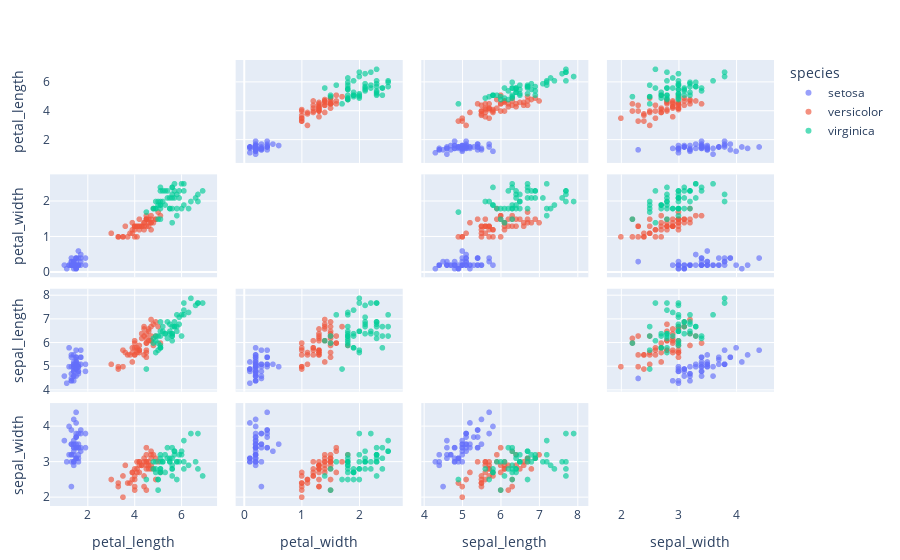

The cell this chart's notebook holds for it:
### Markdown cell above
## Visualizing high-dimensional data with a Scatter Plot Matrix
For datasets with more than 3 dimensions, it is convenient to use **PlotlyJS**'s `splom` trace.
Here the code is relatively short.
We pull the iris dataset with **PlotlyJS**'s `dataset` and plot with `splom`.

### Code cell
using PlotlyJS, DataFrames

function display_iris_splom()
    df = DataFrame(dataset("iris"))
    axes = [:petal_length, :petal_width, :sepal_length, :sepal_width]
    
    layout = Layout(font=attr(family="Courier New", size=14,color="Black"))
    Plot(df; dimensions=axes, color=:species, kind="splom", opacity=0.65, layout=layout)
end

display_iris_splom()

### Figure 1 — Plotly figure (JSON) as saved in the notebook; plotly's stock layout.template omitted (floating-point values rounded to 4 significant figures)
{"data": [{"diagonal": {"visible": false}, "dimensions": [{"axis": {"matches": true}, "label": "petal_length", "values": [1.4, 1.4, 1.3, 1.5, 1.4, 1.7, 1.4, 1.5, 1.4, 1.5, 1.5, 1.6, 1.4, 1.1, 1.2, 1.5, 1.3, 1.4, 1.7, 1.5, 1.7, 1.5, 1, 1.7, 1.9, 1.6, 1.6, 1.5, 1.4, 1.6, 1.6, 1.5, 1.5, 1.4, 1.5, 1.2, 1.3, 1.5, 1.3, 1.5, 1.3, 1.3, 1.3, 1.6, 1.9, 1.4, 1.6, 1.4, 1.5, 1.4]}, {"axis": {"matches": true}, "label": "petal_width", "values": [0.2, 0.2, 0.2, 0.2, 0.2, 0.4, 0.3, 0.2, 0.2, 0.1, 0.2, 0.2, 0.1, 0.1, 0.2, 0.4, 0.4, 0.3, 0.3, 0.3, 0.2, 0.4, 0.2, 0.5, 0.2, 0.2, 0.4, 0.2, 0.2, 0.2, 0.2, 0.4, 0.1, 0.2, 0.1, 0.2, 0.2, 0.1, 0.2, 0.2, 0.3, 0.3, 0.2, 0.6, 0.4, 0.3, 0.2, 0.2, 0.2, 0.2]}, {"axis": {"matches": true}, "label": "sepal_length", "values": [5.1, 4.9, 4.7, 4.6, 5, 5.4, 4.6, 5, 4.4, 4.9, 5.4, 4.8, 4.8, 4.3, 5.8, 5.7, 5.4, 5.1, 5.7, 5.1, 5.4, 5.1, 4.6, 5.1, 4.8, 5, 5, 5.2, 5.2, 4.7, 4.8, 5.4, 5.2, 5.5, 4.9, 5, 5.5, 4.9, 4.4, 5.1, 5, 4.5, 4.4, 5, 5.1, 4.8, 5.1, 4.6, 5.3, 5]}, {"axis": {"matches": true}, "label": "sepal_width", "values": [3.5, 3, 3.2, 3.1, 3.6, 3.9, 3.4, 3.4, 2.9, 3.1, 3.7, 3.4, 3, 3, 4, 4.4, 3.9, 3.5, 3.8, 3.8, 3.4, 3.7, 3.6, 3.3, 3.4, 3, 3.4, 3.5, 3.4, 3.2, 3.1, 3.4, 4.1, 4.2, 3.1, 3.2, 3.5, 3.1, 3, 3.4, 3.5, 2.3, 3.2, 3.5, 3.8, 3, 3.8, 3.2, 3.7, 3.3]}], "layout": {"font": {"color": "Black", "family": "Courier New", "size": 14}, "margin": {"b": 50, "l": 50, "r": 50, "t": 60}, "template": {"data": {"bar": [{"error_x": {"color": "#2a3f5f"}, "error_y": {"color": "#2a3f5f"}, "marker": {"line": {"color": "#E5ECF6", "width": 0.5}}, "type": "bar"}], "barpolar": [{"marker": {"line": {"color": "#E5ECF6", "width": 0.5}}, "type": "barpolar"}], "carpet": [{"aaxis": {"endlinecolor": "#2a3f5f", "gridcolor": "white", "linecolor": "white", "minorgridcolor": "white", "startlinecolor": "#2a3f5f"}, "baxis": {"endlinecolor": "#2a3f5f", "gridcolor": "white", "linecolor": "white", "minorgridcolor": "white", "startlinecolor": "#2a3f5f"}, "type": "carpet"}], "choropleth": [{"colorbar": {"outlinewidth": 0, "ticks": ""}, "type": "choropleth"}], "contour": [{"colorbar": {"outlinewidth": 0, "ticks": ""}, "colorscale": [[0, "#0d0887"], [0.1111, "#46039f"], [0.2222, "#7201a8"], [0.3333, "#9c179e"], [0.4444, "#bd3786"], [0.5556, "#d8576b"], [0.6667, "#ed7953"], [0.7778, "#fb9f3a"], [0.8889, "#fdca26"], [1, "#f0f921"]], "type": "contour"}], "contourcarpet": [{"colorbar": {"outlinewidth": 0, "ticks": ""}, "type": "contourcarpet"}], "heatmap": [{"colorbar": {"outlinewidth": 0, "ticks": ""}, "colorscale": [[0, "#0d0887"], [0.1111, "#46039f"], [0.2222, "#7201a8"], [0.3333, "#9c179e"], [0.4444, "#bd3786"], [0.5556, "#d8576b"], [0.6667, "#ed7953"], [0.7778, "#fb9f3a"], [0.8889, "#fdca26"], [1, "#f0f921"]], "type": "heatmap"}], "heatmapgl": [{"colorbar": {"outlinewidth": 0, "ticks": ""}, "colorscale": [[0, "#0d0887"], [0.1111, "#46039f"], [0.2222, "#7201a8"], [0.3333, "#9c179e"], [0.4444, "#bd3786"], [0.5556, "#d8576b"], [0.6667, "#ed7953"], [0.7778, "#fb9f3a"], [0.8889, "#fdca26"], [1, "#f0f921"]], "type": "heatmapgl"}], "histogram": [{"marker": {"colorbar": {"outlinewidth": 0, "ticks": ""}}, "type": "histogram"}], "histogram2d": [{"colorbar": {"outlinewidth": 0, "ticks": ""}, "colorscale": [[0, "#0d0887"], [0.1111, "#46039f"], [0.2222, "#7201a8"], [0.3333, "#9c179e"], [0.4444, "#bd3786"], [0.5556, "#d8576b"], [0.6667, "#ed7953"], [0.7778, "#fb9f3a"], [0.8889, "#fdca26"], [1, "#f0f921"]], "type": "histogram2d"}], "histogram2dcontour": [{"colorbar": {"outlinewidth": 0, "ticks": ""}, "colorscale": [[0, "#0d0887"], [0.1111, "#46039f"], [0.2222, "#7201a8"], [0.3333, "#9c179e"], [0.4444, "#bd3786"], [0.5556, "#d8576b"], [0.6667, "#ed7953"], [0.7778, "#fb9f3a"], [0.8889, "#fdca26"], [1, "#f0f921"]], "type": "histogram2dcontour"}], "mesh3d": [{"colorbar": {"outlinewidth": 0, "ticks": ""}, "type": "mesh3d"}], "parcoords": [{"line": {"colorbar": {"outlinewidth": 0, "ticks": ""}}, "type": "parcoords"}], "pie": [{"automargin": true, "type": "pie"}], "scatter": [{"marker": {"colorbar": {"outlinewidth": 0, "ticks": ""}}, "type": "scatter"}], "scatter3d": [{"line": {"colorbar": {"outlinewidth": 0, "ticks": ""}}, "marker": {"colorbar": {"outlinewidth": 0, "ticks": ""}}, "type": "scatter3d"}], "scattercarpet": [{"marker": {"colorbar": {"outlinewidth": 0, "ticks": ""}}, "type": "scattercarpet"}], "scattergeo": [{"marker": {"colorbar": {"outlinewidth": 0, "ticks": ""}}, "type": "scattergeo"}], "scattergl": [{"marker": {"colorbar": {"outlinewidth": 0, "ticks": ""}}, "type": "scattergl"}], "scattermapbox": [{"marker": {"colorbar": {"outlinewidth": 0, "ticks": ""}}, "type": "scattermapbox"}], "scatterpolar": [{"marker": {"colorbar": {"outlinewidth": 0, "ticks": ""}}, "type": "scatterpolar"}], "scatterpolargl": [{"marker": {"colorbar": {"outlinewidth": 0, "ticks": ""}}, "type": "scatterpolargl"}], "scatterternary": [{"marker": {"colorbar": {"outlinewidth": 0, "ticks": ""}}, "type": "scatterternary"}], "surface": [{"colorbar": {"outlinewidth": 0, "ticks": ""}, "colorscale": [[0, "#0d0887"], [0.1111, "#46039f"], [0.2222, "#7201a8"], [0.3333, "#9c179e"], [0.4444, "#bd3786"], [0.5556, "#d8576b"], [0.6667, "#ed7953"], [0.7778, "#fb9f3a"], [0.8889, "#fdca26"], [1, "#f0f921"]], "type": "surface"}], "table": [{"cells": {"fill": {"color": "#EBF0F8"}, "line": {"color": "white"}}, "header": {"fill": {"color": "#C8D4E3"}, "line": {"color": "white"}}, "type": "table"}]}, "layout": {"annotationdefaults": {"arrowcolor": "#2a3f5f", "arrowhead": 0, "arrowwidth": 1}, "autotypenumbers": "strict", "coloraxis": {"colorbar": {"outlinewidth": 0, "ticks": ""}}, "colorscale": {"diverging": [[0, "#8e0152"], [0.1, "#c51b7d"], [0.2, "#de77ae"], [0.3, "#f1b6da"], [0.4, "#fde0ef"], [0.5, "#f7f7f7"], [0.6, "#e6f5d0"], [0.7, "#b8e186"], [0.8, "#7fbc41"], [0.9, "#4d9221"], [1, "#276419"]], "sequential": [[0, "#0d0887"], [0.1111, "#46039f"], [0.2222, "#7201a8"], [0.3333, "#9c179e"], [0.4444, "#bd3786"], [0.5556, "#d8576b"], [0.6667, "#ed7953"], [0.7778, "#fb9f3a"], [0.8889, "#fdca26"], [1, "#f0f921"]], "sequentialminus": [[0, "#0d0887"], [0.1111, "#46039f"], [0.2222, "#7201a8"], [0.3333, "#9c179e"], [0.4444, "#bd3786"], [0.5556, "#d8576b"], [0.6667, "#ed7953"], [0.7778, "#fb9f3a"], [0.8889, "#fdca26"], [1, "#f0f921"]]}, "colorway": ["#636efa", "#EF553B", "#00cc96", "#ab63fa", "#FFA15A", "#19d3f3", "#FF6692", "#B6E880", "#FF97FF", "#FECB52"], "font": {"color": "#2a3f5f"}, "geo": {"bgcolor": "white", "lakecolor": "white", "landcolor": "#E5ECF6", "showlakes": true, "showland": true, "subunitcolor": "white"}, "hoverlabel": {"align": "left"}, "hovermode": "closest", "mapbox": {"style": "light"}, "paper_bgcolor": "white", "plot_bgcolor": "#E5ECF6", "polar": {"angularaxis": {"gridcolor": "white", "linecolor": "white", "ticks": ""}, "bgcolor": "#E5ECF6", "radialaxis": {"gridcolor": "white", "linecolor": "white", "ticks": ""}}, "scene": {"xaxis": {"backgroundcolor": "#E5ECF6", "gridcolor": "white", "gridwidth": 2, "linecolor": "white", "showbackground": true, "ticks": "", "zerolinecolor": "white"}, "yaxis": {"backgroundcolor": "#E5ECF6", "gridcolor": "white", "gridwidth": 2, "linecolor": "white", "showbackground": true, "ticks": "", "zerolinecolor": "white"}, "zaxis": {"backgroundcolor": "#E5ECF6", "gridcolor": "white", "gridwidth": 2, "linecolor": "white", "showbackground": true, "ticks": "", "zerolinecolor": "white"}}, "shapedefaults": {"line": {"color": "#2a3f5f"}}, "ternary": {"aaxis": {"gridcolor": "white", "linecolor": "white", "ticks": ""}, "baxis": {"gridcolor": "white", "linecolor": "white", "ticks": ""}, "bgcolor": "#E5ECF6", "caxis": {"gridcolor": "white", "linecolor": "white", "ticks": ""}}, "title": {"x": 0.05}, "xaxis": {"automargin": true, "gridcolor": "white", "linecolor": "white", "ticks": "", "title": {"standoff": 15}, "zerolinecolor": "white", "zerolinewidth": 2}, "yaxis": {"automargin": true, "gridcolor": "white", "linecolor": "white", "ticks": "", "title": {"standoff": 15}, "zerolinecolor": "white", "zerolinewidth": 2}}}}, "legendgroup": "setosa", "marker": {"color": "#636efa"}, "name": "setosa", "opacity": 0.65, "showlegend": true, "type": "splom", "xaxis": "x", "yaxis": "y"}, {"diagonal": {"visible": false}, "dimensions": [{"axis": {"matches": true}, "label": "petal_length", "values": [4.7, 4.5, 4.9, 4, 4.6, 4.5, 4.7, 3.3, 4.6, 3.9, 3.5, 4.2, 4, 4.7, 3.6, 4.4, 4.5, 4.1, 4.5, 3.9, 4.8, 4, 4.9, 4.7, 4.3, 4.4, 4.8, 5, 4.5, 3.5, 3.8, 3.7, 3.9, 5.1, 4.5, 4.5, 4.7, 4.4, 4.1, 4, 4.4, 4.6, 4, 3.3, 4.2, 4.2, 4.2, 4.3, 3, 4.1]}, {"axis": {"matches": true}, "label": "petal_width", "values": [1.4, 1.5, 1.5, 1.3, 1.5, 1.3, 1.6, 1, 1.3, 1.4, 1, 1.5, 1, 1.4, 1.3, 1.4, 1.5, 1, 1.5, 1.1, 1.8, 1.3, 1.5, 1.2, 1.3, 1.4, 1.4, 1.7, 1.5, 1, 1.1, 1, 1.2, 1.6, 1.5, 1.6, 1.5, 1.3, 1.3, 1.3, 1.2, 1.4, 1.2, 1, 1.3, 1.2, 1.3, 1.3, 1.1, 1.3]}, {"axis": {"matches": true}, "label": "sepal_length", "values": [7, 6.4, 6.9, 5.5, 6.5, 5.7, 6.3, 4.9, 6.6, 5.2, 5, 5.9, 6, 6.1, 5.6, 6.7, 5.6, 5.8, 6.2, 5.6, 5.9, 6.1, 6.3, 6.1, 6.4, 6.6, 6.8, 6.7, 6, 5.7, 5.5, 5.5, 5.8, 6, 5.4, 6, 6.7, 6.3, 5.6, 5.5, 5.5, 6.1, 5.8, 5, 5.6, 5.7, 5.7, 6.2, 5.1, 5.7]}, {"axis": {"matches": true}, "label": "sepal_width", "values": [3.2, 3.2, 3.1, 2.3, 2.8, 2.8, 3.3, 2.4, 2.9, 2.7, 2, 3, 2.2, 2.9, 2.9, 3.1, 3, 2.7, 2.2, 2.5, 3.2, 2.8, 2.5, 2.8, 2.9, 3, 2.8, 3, 2.9, 2.6, 2.4, 2.4, 2.7, 2.7, 3, 3.4, 3.1, 2.3, 3, 2.5, 2.6, 3, 2.6, 2.3, 2.7, 3, 2.9, 2.9, 2.5, 2.8]}], "layout": {"font": {"color": "Black", "family": "Courier New", "size": 14}, "margin": {"b": 50, "l": 50, "r": 50, "t": 60}, "template": {"data": {"bar": [{"error_x": {"color": "#2a3f5f"}, "error_y": {"color": "#2a3f5f"}, "marker": {"line": {"color": "#E5ECF6", "width": 0.5}}, "type": "bar"}], "barpolar": [{"marker": {"line": {"color": "#E5ECF6", "width": 0.5}}, "type": "barpolar"}], "carpet": [{"aaxis": {"endlinecolor": "#2a3f5f", "gridcolor": "white", "linecolor": "white", "minorgridcolor": "white", "startlinecolor": "#2a3f5f"}, "baxis": {"endlinecolor": "#2a3f5f", "gridcolor": "white", "linecolor": "white", "minorgridcolor": "white", "startlinecolor": "#2a3f5f"}, "type": "carpet"}], "choropleth": [{"colorbar": {"outlinewidth": 0, "ticks": ""}, "type": "choropleth"}], "contour": [{"colorbar": {"outlinewidth": 0, "ticks": ""}, "colorscale": [[0, "#0d0887"], [0.1111, "#46039f"], [0.2222, "#7201a8"], [0.3333, "#9c179e"], [0.4444, "#bd3786"], [0.5556, "#d8576b"], [0.6667, "#ed7953"], [0.7778, "#fb9f3a"], [0.8889, "#fdca26"], [1, "#f0f921"]], "type": "contour"}], "contourcarpet": [{"colorbar": {"outlinewidth": 0, "ticks": ""}, "type": "contourcarpet"}], "heatmap": [{"colorbar": {"outlinewidth": 0, "ticks": ""}, "colorscale": [[0, "#0d0887"], [0.1111, "#46039f"], [0.2222, "#7201a8"], [0.3333, "#9c179e"], [0.4444, "#bd3786"], [0.5556, "#d8576b"], [0.6667, "#ed7953"], [0.7778, "#fb9f3a"], [0.8889, "#fdca26"], [1, "#f0f921"]], "type": "heatmap"}], "heatmapgl": [{"colorbar": {"outlinewidth": 0, "ticks": ""}, "colorscale": [[0, "#0d0887"], [0.1111, "#46039f"], [0.2222, "#7201a8"], [0.3333, "#9c179e"], [0.4444, "#bd3786"], [0.5556, "#d8576b"], [0.6667, "#ed7953"], [0.7778, "#fb9f3a"], [0.8889, "#fdca26"], [1, "#f0f921"]], "type": "heatmapgl"}], "histogram": [{"marker": {"colorbar": {"outlinewidth": 0, "ticks": ""}}, "type": "histogram"}], "histogram2d": [{"colorbar": {"outlinewidth": 0, "ticks": ""}, "colorscale": [[0, "#0d0887"], [0.1111, "#46039f"], [0.2222, "#7201a8"], [0.3333, "#9c179e"], [0.4444, "#bd3786"], [0.5556, "#d8576b"], [0.6667, "#ed7953"], [0.7778, "#fb9f3a"], [0.8889, "#fdca26"], [1, "#f0f921"]], "type": "histogram2d"}], "histogram2dcontour": [{"colorbar": {"outlinewidth": 0, "ticks": ""}, "colorscale": [[0, "#0d0887"], [0.1111, "#46039f"], [0.2222, "#7201a8"], [0.3333, "#9c179e"], [0.4444, "#bd3786"], [0.5556, "#d8576b"], [0.6667, "#ed7953"], [0.7778, "#fb9f3a"], [0.8889, "#fdca26"], [1, "#f0f921"]], "type": "histogram2dcontour"}], "mesh3d": [{"colorbar": {"outlinewidth": 0, "ticks": ""}, "type": "mesh3d"}], "parcoords": [{"line": {"colorbar": {"outlinewidth": 0, "ticks": ""}}, "type": "parcoords"}], "pie": [{"automargin": true, "type": "pie"}], "scatter": [{"marker": {"colorbar": {"outlinewidth": 0, "ticks": ""}}, "type": "scatter"}], "scatter3d": [{"line": {"colorbar": {"outlinewidth": 0, "ticks": ""}}, "marker": {"colorbar": {"outlinewidth": 0, "ticks": ""}}, "type": "scatter3d"}], "scattercarpet": [{"marker": {"colorbar": {"outlinewidth": 0, "ticks": ""}}, "type": "scattercarpet"}], "scattergeo": [{"marker": {"colorbar": {"outlinewidth": 0, "ticks": ""}}, "type": "scattergeo"}], "scattergl": [{"marker": {"colorbar": {"outlinewidth": 0, "ticks": ""}}, "type": "scattergl"}], "scattermapbox": [{"marker": {"colorbar": {"outlinewidth": 0, "ticks": ""}}, "type": "scattermapbox"}], "scatterpolar": [{"marker": {"colorbar": {"outlinewidth": 0, "ticks": ""}}, "type": "scatterpolar"}], "scatterpolargl": [{"marker": {"colorbar": {"outlinewidth": 0, "ticks": ""}}, "type": "scatterpolargl"}], "scatterternary": [{"marker": {"colorbar": {"outlinewidth": 0, "ticks": ""}}, "type": "scatterternary"}], "surface": [{"colorbar": {"outlinewidth": 0, "ticks": ""}, "colorscale": [[0, "#0d0887"], [0.1111, "#46039f"], [0.2222, "#7201a8"], [0.3333, "#9c179e"], [0.4444, "#bd3786"], [0.5556, "#d8576b"], [0.6667, "#ed7953"], [0.7778, "#fb9f3a"], [0.8889, "#fdca26"], [1, "#f0f921"]], "type": "surface"}], "table": [{"cells": {"fill": {"color": "#EBF0F8"}, "line": {"color": "white"}}, "header": {"fill": {"color": "#C8D4E3"}, "line": {"color": "white"}}, "type": "table"}]}, "layout": {"annotationdefaults": {"arrowcolor": "#2a3f5f", "arrowhead": 0, "arrowwidth": 1}, "autotypenumbers": "strict", "coloraxis": {"colorbar": {"outlinewidth": 0, "ticks": ""}}, "colorscale": {"diverging": [[0, "#8e0152"], [0.1, "#c51b7d"], [0.2, "#de77ae"], [0.3, "#f1b6da"], [0.4, "#fde0ef"], [0.5, "#f7f7f7"], [0.6, "#e6f5d0"], [0.7, "#b8e186"], [0.8, "#7fbc41"], [0.9, "#4d9221"], [1, "#276419"]], "sequential": [[0, "#0d0887"], [0.1111, "#46039f"], [0.2222, "#7201a8"], [0.3333, "#9c179e"], [0.4444, "#bd3786"], [0.5556, "#d8576b"], [0.6667, "#ed7953"], [0.7778, "#fb9f3a"], [0.8889, "#fdca26"], [1, "#f0f921"]], "sequentialminus": [[0, "#0d0887"], [0.1111, "#46039f"], [0.2222, "#7201a8"], [0.3333, "#9c179e"], [0.4444, "#bd3786"], [0.5556, "#d8576b"], [0.6667, "#ed7953"], [0.7778, "#fb9f3a"], [0.8889, "#fdca26"], [1, "#f0f921"]]}, "colorway": ["#636efa", "#EF553B", "#00cc96", "#ab63fa", "#FFA15A", "#19d3f3", "#FF6692", "#B6E880", "#FF97FF", "#FECB52"], "font": {"color": "#2a3f5f"}, "geo": {"bgcolor": "white", "lakecolor": "white", "landcolor": "#E5ECF6", "showlakes": true, "showland": true, "subunitcolor": "white"}, "hoverlabel": {"align": "left"}, "hovermode": "closest", "mapbox": {"style": "light"}, "paper_bgcolor": "white", "plot_bgcolor": "#E5ECF6", "polar": {"angularaxis": {"gridcolor": "white", "linecolor": "white", "ticks": ""}, "bgcolor": "#E5ECF6", "radialaxis": {"gridcolor": "white", "linecolor": "white", "ticks": ""}}, "scene": {"xaxis": {"backgroundcolor": "#E5ECF6", "gridcolor": "white", "gridwidth": 2, "linecolor": "white", "showbackground": true, "ticks": "", "zerolinecolor": "white"}, "yaxis": {"backgroundcolor": "#E5ECF6", "gridcolor": "white", "gridwidth": 2, "linecolor": "white", "showbackground": true, "ticks": "", "zerolinecolor": "white"}, "zaxis": {"backgroundcolor": "#E5ECF6", "gridcolor": "white", "gridwidth": 2, "linecolor": "white", "showbackground": true, "ticks": "", "zerolinecolor": "white"}}, "shapedefaults": {"line": {"color": "#2a3f5f"}}, "ternary": {"aaxis": {"gridcolor": "white", "linecolor": "white", "ticks": ""}, "baxis": {"gridcolor": "white", "linecolor": "white", "ticks": ""}, "bgcolor": "#E5ECF6", "caxis": {"gridcolor": "white", "linecolor": "white", "ticks": ""}}, "title": {"x": 0.05}, "xaxis": {"automargin": true, "gridcolor": "white", "linecolor": "white", "ticks": "", "title": {"standoff": 15}, "zerolinecolor": "white", "zerolinewidth": 2}, "yaxis": {"automargin": true, "gridcolor": "white", "linecolor": "white", "ticks": "", "title": {"standoff": 15}, "zerolinecolor": "white", "zerolinewidth": 2}}}}, "legendgroup": "versicolor", "marker": {"color": "#EF553B"}, "name": "versicolor", "opacity": 0.65, "showlegend": true, "type": "splom", "xaxis": "x", "yaxis": "y"}, {"diagonal": {"visible": false}, "dimensions": [{"axis": {"matches": true}, "label": "petal_length", "values": [6, 5.1, 5.9, 5.6, 5.8, 6.6, 4.5, 6.3, 5.8, 6.1, 5.1, 5.3, 5.5, 5, 5.1, 5.3, 5.5, 6.7, 6.9, 5, 5.7, 4.9, 6.7, 4.9, 5.7, 6, 4.8, 4.9, 5.6, 5.8, 6.1, 6.4, 5.6, 5.1, 5.6, 6.1, 5.6, 5.5, 4.8, 5.4, 5.6, 5.1, 5.1, 5.9, 5.7, 5.2, 5, 5.2, 5.4, 5.1]}, {"axis": {"matches": true}, "label": "petal_width", "values": [2.5, 1.9, 2.1, 1.8, 2.2, 2.1, 1.7, 1.8, 1.8, 2.5, 2, 1.9, 2.1, 2, 2.4, 2.3, 1.8, 2.2, 2.3, 1.5, 2.3, 2, 2, 1.8, 2.1, 1.8, 1.8, 1.8, 2.1, 1.6, 1.9, 2, 2.2, 1.5, 1.4, 2.3, 2.4, 1.8, 1.8, 2.1, 2.4, 2.3, 1.9, 2.3, 2.5, 2.3, 1.9, 2, 2.3, 1.8]}, {"axis": {"matches": true}, "label": "sepal_length", "values": [6.3, 5.8, 7.1, 6.3, 6.5, 7.6, 4.9, 7.3, 6.7, 7.2, 6.5, 6.4, 6.8, 5.7, 5.8, 6.4, 6.5, 7.7, 7.7, 6, 6.9, 5.6, 7.7, 6.3, 6.7, 7.2, 6.2, 6.1, 6.4, 7.2, 7.4, 7.9, 6.4, 6.3, 6.1, 7.7, 6.3, 6.4, 6, 6.9, 6.7, 6.9, 5.8, 6.8, 6.7, 6.7, 6.3, 6.5, 6.2, 5.9]}, {"axis": {"matches": true}, "label": "sepal_width", "values": [3.3, 2.7, 3, 2.9, 3, 3, 2.5, 2.9, 2.5, 3.6, 3.2, 2.7, 3, 2.5, 2.8, 3.2, 3, 3.8, 2.6, 2.2, 3.2, 2.8, 2.8, 2.7, 3.3, 3.2, 2.8, 3, 2.8, 3, 2.8, 3.8, 2.8, 2.8, 2.6, 3, 3.4, 3.1, 3, 3.1, 3.1, 3.1, 2.7, 3.2, 3.3, 3, 2.5, 3, 3.4, 3]}], "layout": {"font": {"color": "Black", "family": "Courier New", "size": 14}, "margin": {"b": 50, "l": 50, "r": 50, "t": 60}, "template": {"data": {"bar": [{"error_x": {"color": "#2a3f5f"}, "error_y": {"color": "#2a3f5f"}, "marker": {"line": {"color": "#E5ECF6", "width": 0.5}}, "type": "bar"}], "barpolar": [{"marker": {"line": {"color": "#E5ECF6", "width": 0.5}}, "type": "barpolar"}], "carpet": [{"aaxis": {"endlinecolor": "#2a3f5f", "gridcolor": "white", "linecolor": "white", "minorgridcolor": "white", "startlinecolor": "#2a3f5f"}, "baxis": {"endlinecolor": "#2a3f5f", "gridcolor": "white", "linecolor": "white", "minorgridcolor": "white", "startlinecolor": "#2a3f5f"}, "type": "carpet"}], "choropleth": [{"colorbar": {"outlinewidth": 0, "ticks": ""}, "type": "choropleth"}], "contour": [{"colorbar": {"outlinewidth": 0, "ticks": ""}, "colorscale": [[0, "#0d0887"], [0.1111, "#46039f"], [0.2222, "#7201a8"], [0.3333, "#9c179e"], [0.4444, "#bd3786"], [0.5556, "#d8576b"], [0.6667, "#ed7953"], [0.7778, "#fb9f3a"], [0.8889, "#fdca26"], [1, "#f0f921"]], "type": "contour"}], "contourcarpet": [{"colorbar": {"outlinewidth": 0, "ticks": ""}, "type": "contourcarpet"}], "heatmap": [{"colorbar": {"outlinewidth": 0, "ticks": ""}, "colorscale": [[0, "#0d0887"], [0.1111, "#46039f"], [0.2222, "#7201a8"], [0.3333, "#9c179e"], [0.4444, "#bd3786"], [0.5556, "#d8576b"], [0.6667, "#ed7953"], [0.7778, "#fb9f3a"], [0.8889, "#fdca26"], [1, "#f0f921"]], "type": "heatmap"}], "heatmapgl": [{"colorbar": {"outlinewidth": 0, "ticks": ""}, "colorscale": [[0, "#0d0887"], [0.1111, "#46039f"], [0.2222, "#7201a8"], [0.3333, "#9c179e"], [0.4444, "#bd3786"], [0.5556, "#d8576b"], [0.6667, "#ed7953"], [0.7778, "#fb9f3a"], [0.8889, "#fdca26"], [1, "#f0f921"]], "type": "heatmapgl"}], "histogram": [{"marker": {"colorbar": {"outlinewidth": 0, "ticks": ""}}, "type": "histogram"}], "histogram2d": [{"colorbar": {"outlinewidth": 0, "ticks": ""}, "colorscale": [[0, "#0d0887"], [0.1111, "#46039f"], [0.2222, "#7201a8"], [0.3333, "#9c179e"], [0.4444, "#bd3786"], [0.5556, "#d8576b"], [0.6667, "#ed7953"], [0.7778, "#fb9f3a"], [0.8889, "#fdca26"], [1, "#f0f921"]], "type": "histogram2d"}], "histogram2dcontour": [{"colorbar": {"outlinewidth": 0, "ticks": ""}, "colorscale": [[0, "#0d0887"], [0.1111, "#46039f"], [0.2222, "#7201a8"], [0.3333, "#9c179e"], [0.4444, "#bd3786"], [0.5556, "#d8576b"], [0.6667, "#ed7953"], [0.7778, "#fb9f3a"], [0.8889, "#fdca26"], [1, "#f0f921"]], "type": "histogram2dcontour"}], "mesh3d": [{"colorbar": {"outlinewidth": 0, "ticks": ""}, "type": "mesh3d"}], "parcoords": [{"line": {"colorbar": {"outlinewidth": 0, "ticks": ""}}, "type": "parcoords"}], "pie": [{"automargin": true, "type": "pie"}], "scatter": [{"marker": {"colorbar": {"outlinewidth": 0, "ticks": ""}}, "type": "scatter"}], "scatter3d": [{"line": {"colorbar": {"outlinewidth": 0, "ticks": ""}}, "marker": {"colorbar": {"outlinewidth": 0, "ticks": ""}}, "type": "scatter3d"}], "scattercarpet": [{"marker": {"colorbar": {"outlinewidth": 0, "ticks": ""}}, "type": "scattercarpet"}], "scattergeo": [{"marker": {"colorbar": {"outlinewidth": 0, "ticks": ""}}, "type": "scattergeo"}], "scattergl": [{"marker": {"colorbar": {"outlinewidth": 0, "ticks": ""}}, "type": "scattergl"}], "scattermapbox": [{"marker": {"colorbar": {"outlinewidth": 0, "ticks": ""}}, "type": "scattermapbox"}], "scatterpolar": [{"marker": {"colorbar": {"outlinewidth": 0, "ticks": ""}}, "type": "scatterpolar"}], "scatterpolargl": [{"marker": {"colorbar": {"outlinewidth": 0, "ticks": ""}}, "type": "scatterpolargl"}], "scatterternary": [{"marker": {"colorbar": {"outlinewidth": 0, "ticks": ""}}, "type": "scatterternary"}], "surface": [{"colorbar": {"outlinewidth": 0, "ticks": ""}, "colorscale": [[0, "#0d0887"], [0.1111, "#46039f"], [0.2222, "#7201a8"], [0.3333, "#9c179e"], [0.4444, "#bd3786"], [0.5556, "#d8576b"], [0.6667, "#ed7953"], [0.7778, "#fb9f3a"], [0.8889, "#fdca26"], [1, "#f0f921"]], "type": "surface"}], "table": [{"cells": {"fill": {"color": "#EBF0F8"}, "line": {"color": "white"}}, "header": {"fill": {"color": "#C8D4E3"}, "line": {"color": "white"}}, "type": "table"}]}, "layout": {"annotationdefaults": {"arrowcolor": "#2a3f5f", "arrowhead": 0, "arrowwidth": 1}, "autotypenumbers": "strict", "coloraxis": {"colorbar": {"outlinewidth": 0, "ticks": ""}}, "colorscale": {"diverging": [[0, "#8e0152"], [0.1, "#c51b7d"], [0.2, "#de77ae"], [0.3, "#f1b6da"], [0.4, "#fde0ef"], [0.5, "#f7f7f7"], [0.6, "#e6f5d0"], [0.7, "#b8e186"], [0.8, "#7fbc41"], [0.9, "#4d9221"], [1, "#276419"]], "sequential": [[0, "#0d0887"], [0.1111, "#46039f"], [0.2222, "#7201a8"], [0.3333, "#9c179e"], [0.4444, "#bd3786"], [0.5556, "#d8576b"], [0.6667, "#ed7953"], [0.7778, "#fb9f3a"], [0.8889, "#fdca26"], [1, "#f0f921"]], "sequentialminus": [[0, "#0d0887"], [0.1111, "#46039f"], [0.2222, "#7201a8"], [0.3333, "#9c179e"], [0.4444, "#bd3786"], [0.5556, "#d8576b"], [0.6667, "#ed7953"], [0.7778, "#fb9f3a"], [0.8889, "#fdca26"], [1, "#f0f921"]]}, "colorway": ["#636efa", "#EF553B", "#00cc96", "#ab63fa", "#FFA15A", "#19d3f3", "#FF6692", "#B6E880", "#FF97FF", "#FECB52"], "font": {"color": "#2a3f5f"}, "geo": {"bgcolor": "white", "lakecolor": "white", "landcolor": "#E5ECF6", "showlakes": true, "showland": true, "subunitcolor": "white"}, "hoverlabel": {"align": "left"}, "hovermode": "closest", "mapbox": {"style": "light"}, "paper_bgcolor": "white", "plot_bgcolor": "#E5ECF6", "polar": {"angularaxis": {"gridcolor": "white", "linecolor": "white", "ticks": ""}, "bgcolor": "#E5ECF6", "radialaxis": {"gridcolor": "white", "linecolor": "white", "ticks": ""}}, "scene": {"xaxis": {"backgroundcolor": "#E5ECF6", "gridcolor": "white", "gridwidth": 2, "linecolor": "white", "showbackground": true, "ticks": "", "zerolinecolor": "white"}, "yaxis": {"backgroundcolor": "#E5ECF6", "gridcolor": "white", "gridwidth": 2, "linecolor": "white", "showbackground": true, "ticks": "", "zerolinecolor": "white"}, "zaxis": {"backgroundcolor": "#E5ECF6", "gridcolor": "white", "gridwidth": 2, "linecolor": "white", "showbackground": true, "ticks": "", "zerolinecolor": "white"}}, "shapedefaults": {"line": {"color": "#2a3f5f"}}, "ternary": {"aaxis": {"gridcolor": "white", "linecolor": "white", "ticks": ""}, "baxis": {"gridcolor": "white", "linecolor": "white", "ticks": ""}, "bgcolor": "#E5ECF6", "caxis": {"gridcolor": "white", "linecolor": "white", "ticks": ""}}, "title": {"x": 0.05}, "xaxis": {"automargin": true, "gridcolor": "white", "linecolor": "white", "ticks": "", "title": {"standoff": 15}, "zerolinecolor": "white", "zerolinewidth": 2}, "yaxis": {"automargin": true, "gridcolor": "white", "linecolor": "white", "ticks": "", "title": {"standoff": 15}, "zerolinecolor": "white", "zerolinewidth": 2}}}}, "legendgroup": "virginica", "marker": {"color": "#00cc96"}, "name": "virginica", "opacity": 0.65, "showlegend": true, "type": "splom", "xaxis": "x", "yaxis": "y"}], "layout": {"dragmode": "select", "legend": {"title": {"text": "species"}, "tracegroupgap": 0}, "margin": {"b": 50, "l": 50, "r": 50, "t": 60}}}
